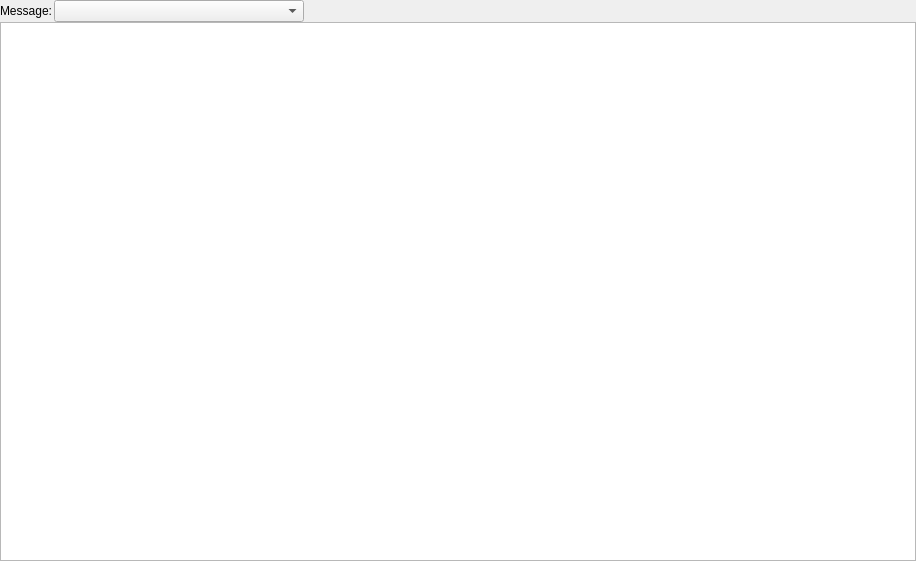
<?xml version="1.0" encoding="UTF-8"?>
<ui version="4.0">
 <class>MessagesWidget</class>
 <widget class="QWidget" name="MessagesWidget">
  <property name="geometry">
   <rect>
    <x>0</x>
    <y>0</y>
    <width>916</width>
    <height>561</height>
   </rect>
  </property>
  <property name="windowTitle">
   <string>Message Type Browser</string>
  </property>
  <layout class="QVBoxLayout" name="verticalLayout">
   <property name="margin">
    <number>0</number>
   </property>
   <item>
    <layout class="QVBoxLayout" name="toplayout">
     <property name="spacing">
      <number>0</number>
     </property>
     <item>
      <layout class="QHBoxLayout" name="horizontalLayout">
       <property name="spacing">
        <number>2</number>
       </property>
       <item>
        <widget class="QLabel" name="type_label">
         <property name="text">
          <string>Message:</string>
         </property>
        </widget>
       </item>
       <item>
        <widget class="QComboBox" name="_msgs">
         <property name="minimumSize">
          <size>
           <width>250</width>
           <height>0</height>
          </size>
         </property>
         <property name="toolTip">
          <string>Message Name</string>
         </property>
        </widget>
       </item>
       <item>
        <spacer name="horizontalSpacer">
         <property name="orientation">
          <enum>Qt::Horizontal</enum>
         </property>
         <property name="sizeHint" stdset="0">
          <size>
           <width>40</width>
           <height>20</height>
          </size>
         </property>
        </spacer>
       </item>
      </layout>
     </item>

     <item>
      <widget class="MessagesTreeView" name="_messages_tree">
       <property name="toolTip">
        <string>Select a message above and click add to see it in this viewing area.</string>
       </property>
      </widget>
     </item>

    </layout>
   </item>
  </layout>
 </widget>
 <customwidgets>

  <customwidget>
   <class>MessagesTreeView</class>
   <extends>QTreeView</extends>
   <header>rqt_msg.messages_widget</header>
  </customwidget>
  
 </customwidgets>
 <resources/>
 <connections/>
</ui>
